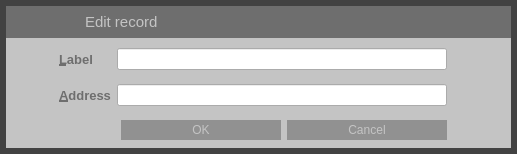
<?xml version="1.0" encoding="UTF-8"?>
<ui version="4.0">
 <class>EditAddressDialog</class>
 <widget class="QDialog" name="EditAddressDialog">
  <property name="geometry">
   <rect>
    <x>0</x>
    <y>0</y>
    <width>517</width>
    <height>154</height>
   </rect>
  </property>
  <property name="windowTitle">
   <string/>
  </property>
  <property name="styleSheet">
   <string notr="true">QLabel {
	color: #6E6E6E;
}

QDialog {
	background-color: rgb(66, 66, 66);
}</string>
  </property>
  <layout class="QVBoxLayout" name="verticalLayout_2">
   <property name="spacing">
    <number>0</number>
   </property>
   <property name="margin">
    <number>6</number>
   </property>
   <item>
    <widget class="QFrame" name="frame">
     <property name="styleSheet">
      <string notr="true">#frame {
	background-color: #C4C4C4;
    border-style:none;
}</string>
     </property>
     <property name="frameShape">
      <enum>QFrame::StyledPanel</enum>
     </property>
     <property name="frameShadow">
      <enum>QFrame::Raised</enum>
     </property>
     <property name="lineWidth">
      <number>1</number>
     </property>
     <layout class="QVBoxLayout" name="verticalLayout">
      <property name="spacing">
       <number>0</number>
      </property>
      <property name="margin">
       <number>0</number>
      </property>
      <item>
       <widget class="QWidget" name="wCaption" native="true">
        <property name="minimumSize">
         <size>
          <width>0</width>
          <height>32</height>
         </size>
        </property>
        <property name="maximumSize">
         <size>
          <width>16777215</width>
          <height>32</height>
         </size>
        </property>
        <property name="styleSheet">
         <string notr="true">#wCaption {
	background-color:  rgb(110, 110, 110);
}</string>
        </property>
        <property name="is_header" stdset="0">
         <bool>true</bool>
        </property>
        <layout class="QHBoxLayout" name="horizontalLayout_19">
         <property name="margin">
          <number>0</number>
         </property>
         <item>
          <spacer name="horizontalSpacer_26">
           <property name="orientation">
            <enum>Qt::Horizontal</enum>
           </property>
           <property name="sizeType">
            <enum>QSizePolicy::Fixed</enum>
           </property>
           <property name="sizeHint" stdset="0">
            <size>
             <width>7</width>
             <height>20</height>
            </size>
           </property>
          </spacer>
         </item>
         <item>
          <widget class="QLabel" name="picEdit">
           <property name="sizePolicy">
            <sizepolicy hsizetype="Preferred" vsizetype="Preferred">
             <horstretch>0</horstretch>
             <verstretch>0</verstretch>
            </sizepolicy>
           </property>
           <property name="minimumSize">
            <size>
             <width>30</width>
             <height>30</height>
            </size>
           </property>
           <property name="maximumSize">
            <size>
             <width>30</width>
             <height>30</height>
            </size>
           </property>
           <property name="text">
            <string/>
           </property>
           <property name="pixmap">
            <pixmap resource="../res.qrc">:/res/edit_record_icon.png</pixmap>
           </property>
          </widget>
         </item>
         <item>
          <widget class="QLabel" name="picAdd">
           <property name="enabled">
            <bool>true</bool>
           </property>
           <property name="sizePolicy">
            <sizepolicy hsizetype="Preferred" vsizetype="Preferred">
             <horstretch>0</horstretch>
             <verstretch>0</verstretch>
            </sizepolicy>
           </property>
           <property name="minimumSize">
            <size>
             <width>30</width>
             <height>30</height>
            </size>
           </property>
           <property name="maximumSize">
            <size>
             <width>30</width>
             <height>30</height>
            </size>
           </property>
           <property name="text">
            <string/>
           </property>
           <property name="pixmap">
            <pixmap resource="../res.qrc">:/res/add_record_icon.png</pixmap>
           </property>
          </widget>
         </item>
         <item>
          <widget class="QLabel" name="lbTitle">
           <property name="font">
            <font>
             <pointsize>11</pointsize>
             <stylestrategy>PreferAntialias</stylestrategy>
            </font>
           </property>
           <property name="styleSheet">
            <string notr="true">QLabel {
	color: #C4C4C4;
}</string>
           </property>
           <property name="text">
            <string>Edit record</string>
           </property>
          </widget>
         </item>
         <item>
          <widget class="QPushButton" name="bClose">
           <property name="minimumSize">
            <size>
             <width>30</width>
             <height>30</height>
            </size>
           </property>
           <property name="maximumSize">
            <size>
             <width>30</width>
             <height>30</height>
            </size>
           </property>
           <property name="styleSheet">
            <string notr="true">QPushButton {	
	image: url(:/res/close_normal.png);
	border: 0px solid gray;
}
QPushButton:pressed:flat {
	image: url(:/res/close_normal.png);
}

QPushButton:hover {
	image: url(:/res/close_hover.png);
}</string>
           </property>
           <property name="text">
            <string notr="true"/>
           </property>
           <property name="flat">
            <bool>true</bool>
           </property>
          </widget>
         </item>
        </layout>
       </widget>
      </item>
      <item>
       <spacer name="verticalSpacer">
        <property name="orientation">
         <enum>Qt::Vertical</enum>
        </property>
        <property name="sizeType">
         <enum>QSizePolicy::Fixed</enum>
        </property>
        <property name="sizeHint" stdset="0">
         <size>
          <width>20</width>
          <height>5</height>
         </size>
        </property>
       </spacer>
      </item>
      <item>
       <layout class="QHBoxLayout" name="horizontalLayout_2" stretch="1,8,0">
        <item>
         <spacer name="horizontalSpacer">
          <property name="orientation">
           <enum>Qt::Horizontal</enum>
          </property>
          <property name="sizeHint" stdset="0">
           <size>
            <width>40</width>
            <height>20</height>
           </size>
          </property>
         </spacer>
        </item>
        <item>
         <widget class="QWidget" name="wContent" native="true">
          <layout class="QGridLayout" name="gridLayout">
           <property name="margin">
            <number>0</number>
           </property>
           <item row="0" column="0">
            <widget class="QLabel" name="label">
             <property name="font">
              <font>
               <pointsize>10</pointsize>
               <weight>75</weight>
               <bold>true</bold>
              </font>
             </property>
             <property name="text">
              <string>&amp;Label</string>
             </property>
             <property name="margin">
              <number>5</number>
             </property>
             <property name="buddy">
              <cstring>labelEdit</cstring>
             </property>
            </widget>
           </item>
           <item row="1" column="1">
            <widget class="QLineEdit" name="addressEdit">
             <property name="minimumSize">
              <size>
               <width>0</width>
               <height>20</height>
              </size>
             </property>
             <property name="toolTip">
              <string>The address associated with this address book entry. This can only be modified for sending addresses.</string>
             </property>
            </widget>
           </item>
           <item row="2" column="1">
            <layout class="QHBoxLayout" name="horizontalLayout">
             <item>
              <spacer name="horizontalSpacer_3">
               <property name="orientation">
                <enum>Qt::Horizontal</enum>
               </property>
               <property name="sizeHint" stdset="0">
                <size>
                 <width>40</width>
                 <height>20</height>
                </size>
               </property>
              </spacer>
             </item>
             <item>
              <widget class="QDialogButtonBox" name="buttonBox">
               <property name="styleSheet">
                <string notr="true">QPushButton {
	background-color: #919191;
	color: #C4C4C4;
	border: 0px solid gray;
	max-height: 20px;
	min-height: 20px;
	max-width: 160px;
	min-width: 160px;
}

QPushButton:hover {
	background-color: #6E6E6E;
}

QPushButton:pressed:flat {
	background-color: #545454;
}</string>
               </property>
               <property name="orientation">
                <enum>Qt::Horizontal</enum>
               </property>
               <property name="standardButtons">
                <set>QDialogButtonBox::Cancel|QDialogButtonBox::Ok</set>
               </property>
              </widget>
             </item>
            </layout>
           </item>
           <item row="0" column="1">
            <widget class="QLineEdit" name="labelEdit">
             <property name="minimumSize">
              <size>
               <width>0</width>
               <height>20</height>
              </size>
             </property>
             <property name="toolTip">
              <string>The label associated with this address book entry</string>
             </property>
            </widget>
           </item>
           <item row="1" column="0">
            <widget class="QLabel" name="label_2">
             <property name="font">
              <font>
               <pointsize>10</pointsize>
               <weight>75</weight>
               <bold>true</bold>
              </font>
             </property>
             <property name="text">
              <string>&amp;Address</string>
             </property>
             <property name="margin">
              <number>5</number>
             </property>
             <property name="buddy">
              <cstring>addressEdit</cstring>
             </property>
            </widget>
           </item>
           <item row="1" column="2">
            <widget class="QPushButton" name="pasteButton">
             <property name="minimumSize">
              <size>
               <width>28</width>
               <height>28</height>
              </size>
             </property>
             <property name="maximumSize">
              <size>
               <width>28</width>
               <height>28</height>
              </size>
             </property>
             <property name="toolTip">
              <string>Paste from clipboard</string>
             </property>
             <property name="styleSheet">
              <string notr="true">QPushButton {
	border: 0px solid gray;
	image: url(:/res/paste/normal.png);	
}

QPushButton:!enabled {
	image: url(:/res/paste/disabled.png);
}

QPushButton:pressed:flat {
	image: url(:/res/paste/pressed.png);
}

QPushButton:hover {
	image: url(:/res/paste/hover.png);
}</string>
             </property>
             <property name="text">
              <string/>
             </property>
             <property name="shortcut">
              <string>Alt+A</string>
             </property>
             <property name="flat">
              <bool>true</bool>
             </property>
            </widget>
           </item>
          </layout>
         </widget>
        </item>
        <item>
         <spacer name="horizontalSpacer_2">
          <property name="orientation">
           <enum>Qt::Horizontal</enum>
          </property>
          <property name="sizeHint" stdset="0">
           <size>
            <width>30</width>
            <height>20</height>
           </size>
          </property>
         </spacer>
        </item>
       </layout>
      </item>
     </layout>
    </widget>
   </item>
  </layout>
 </widget>
 <resources>
  <include location="../res.qrc"/>
 </resources>
 <connections>
  <connection>
   <sender>buttonBox</sender>
   <signal>accepted()</signal>
   <receiver>EditAddressDialog</receiver>
   <slot>accept()</slot>
   <hints>
    <hint type="sourcelabel">
     <x>273</x>
     <y>121</y>
    </hint>
    <hint type="destinationlabel">
     <x>252</x>
     <y>70</y>
    </hint>
   </hints>
  </connection>
  <connection>
   <sender>buttonBox</sender>
   <signal>rejected()</signal>
   <receiver>EditAddressDialog</receiver>
   <slot>reject()</slot>
   <hints>
    <hint type="sourcelabel">
     <x>273</x>
     <y>121</y>
    </hint>
    <hint type="destinationlabel">
     <x>252</x>
     <y>70</y>
    </hint>
   </hints>
  </connection>
  <connection>
   <sender>bClose</sender>
   <signal>clicked()</signal>
   <receiver>EditAddressDialog</receiver>
   <slot>reject()</slot>
   <hints>
    <hint type="sourcelabel">
     <x>489</x>
     <y>15</y>
    </hint>
    <hint type="destinationlabel">
     <x>252</x>
     <y>70</y>
    </hint>
   </hints>
  </connection>
 </connections>
 <slots>
  <slot>pasteRequested()</slot>
 </slots>
</ui>
